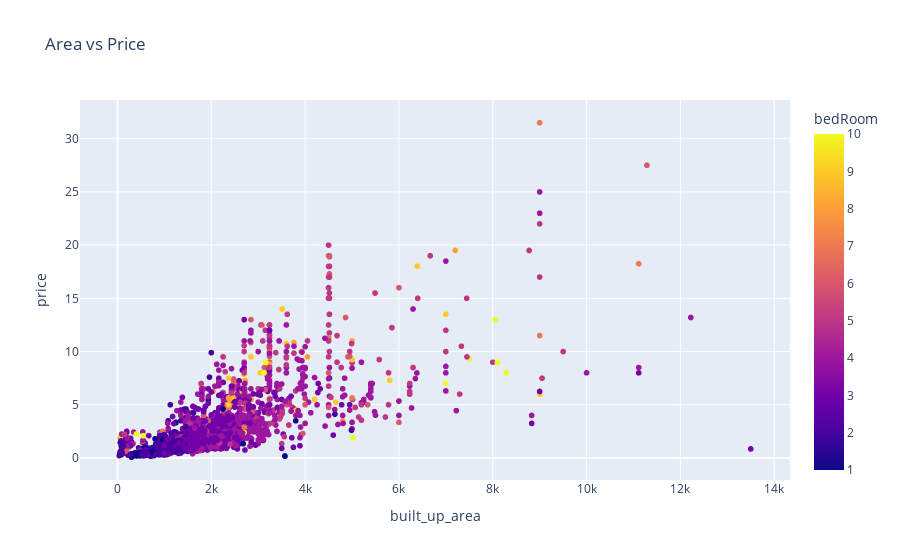

Notebook cell for this chart:
### Markdown cell above
SCATTERPLOT BETWEEN PRICE AND AREA

### Code cell
fig = px.scatter(df, x="built_up_area", y="price", color="bedRoom", title="Area vs Price")
fig.show()

### Figure 1 — Plotly figure (JSON) as saved in the notebook; plotly's stock layout.template omitted (floating-point values rounded to 4 significant figures; data arrays with more than 128 entries replaced by an {"elided": "..."} marker saying what was removed)
{"data": [{"hovertemplate": "built_up_area=%{x}<br>price=%{y}<br>bedRoom=%{marker.color}<extra></extra>", "legendgroup": "", "marker": {"color": {"elided": "3548 int values"}, "coloraxis": "coloraxis", "symbol": "circle"}, "mode": "markers", "name": "", "showlegend": false, "type": "scattergl", "x": {"elided": "3548 float values"}, "xaxis": "x", "y": {"elided": "3548 float values"}, "yaxis": "y"}], "layout": {"coloraxis": {"colorbar": {"title": {"text": "bedRoom"}}, "colorscale": [[0, "#0d0887"], [0.1111, "#46039f"], [0.2222, "#7201a8"], [0.3333, "#9c179e"], [0.4444, "#bd3786"], [0.5556, "#d8576b"], [0.6667, "#ed7953"], [0.7778, "#fb9f3a"], [0.8889, "#fdca26"], [1, "#f0f921"]]}, "legend": {"tracegroupgap": 0}, "title": {"text": "Area vs Price"}, "xaxis": {"anchor": "y", "domain": [0, 1], "title": {"text": "built_up_area"}}, "yaxis": {"anchor": "x", "domain": [0, 1], "title": {"text": "price"}}}}
